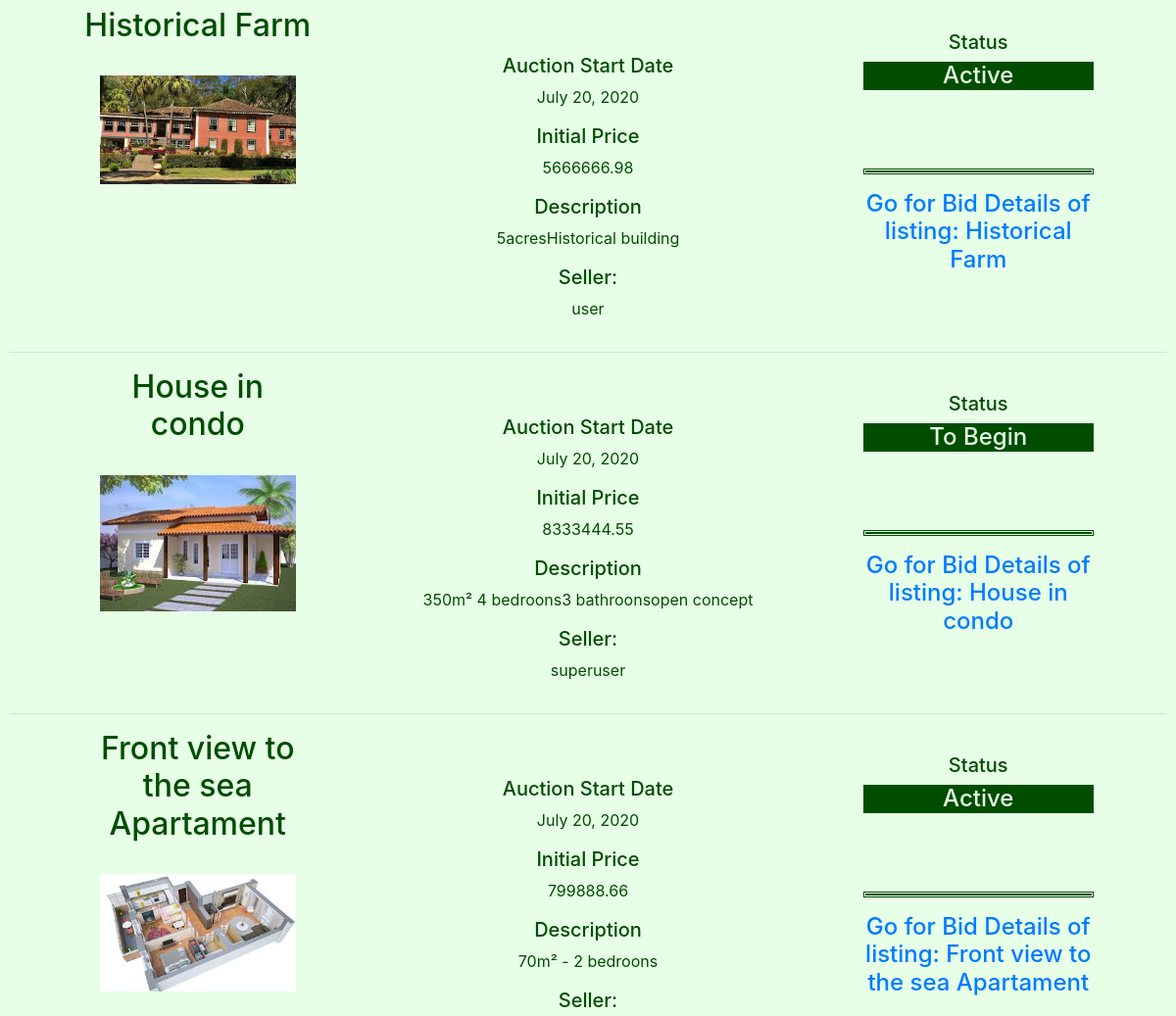
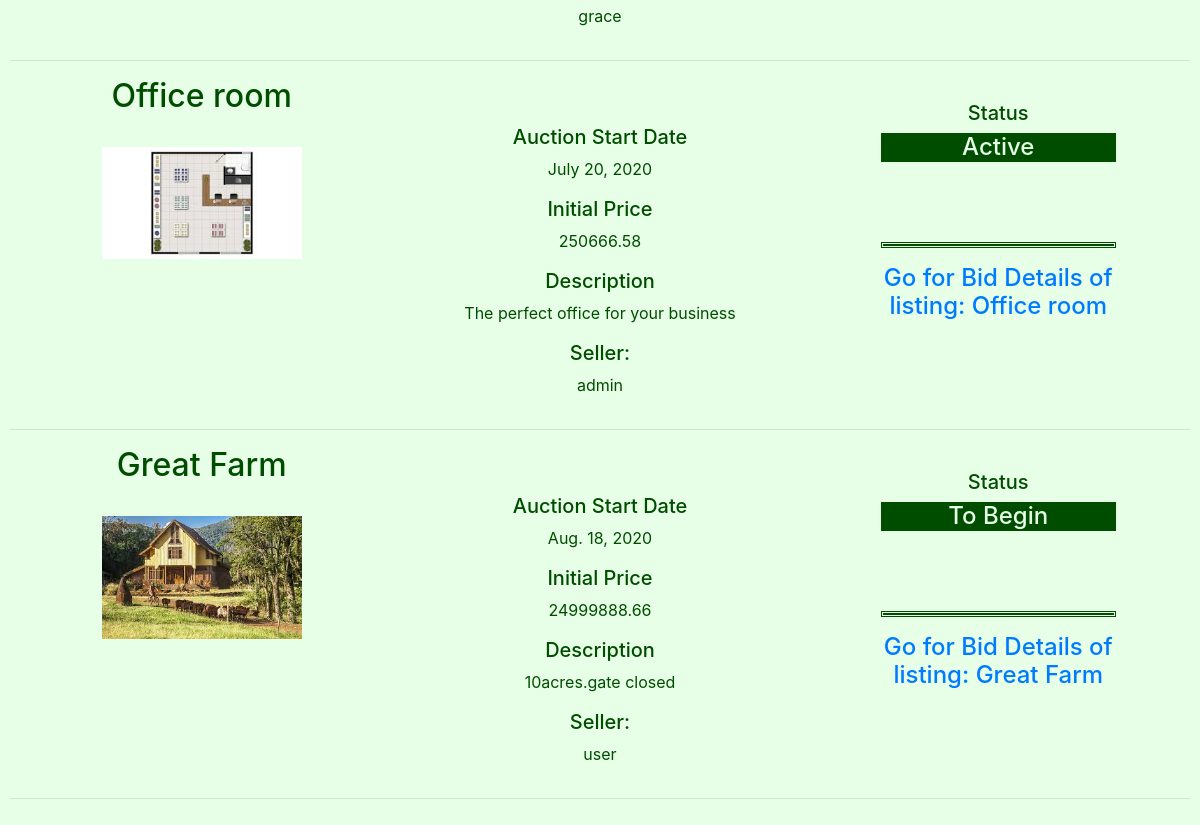
Before: /Listingspage (lower part) with the older database file (2 pictures, top to bottom).
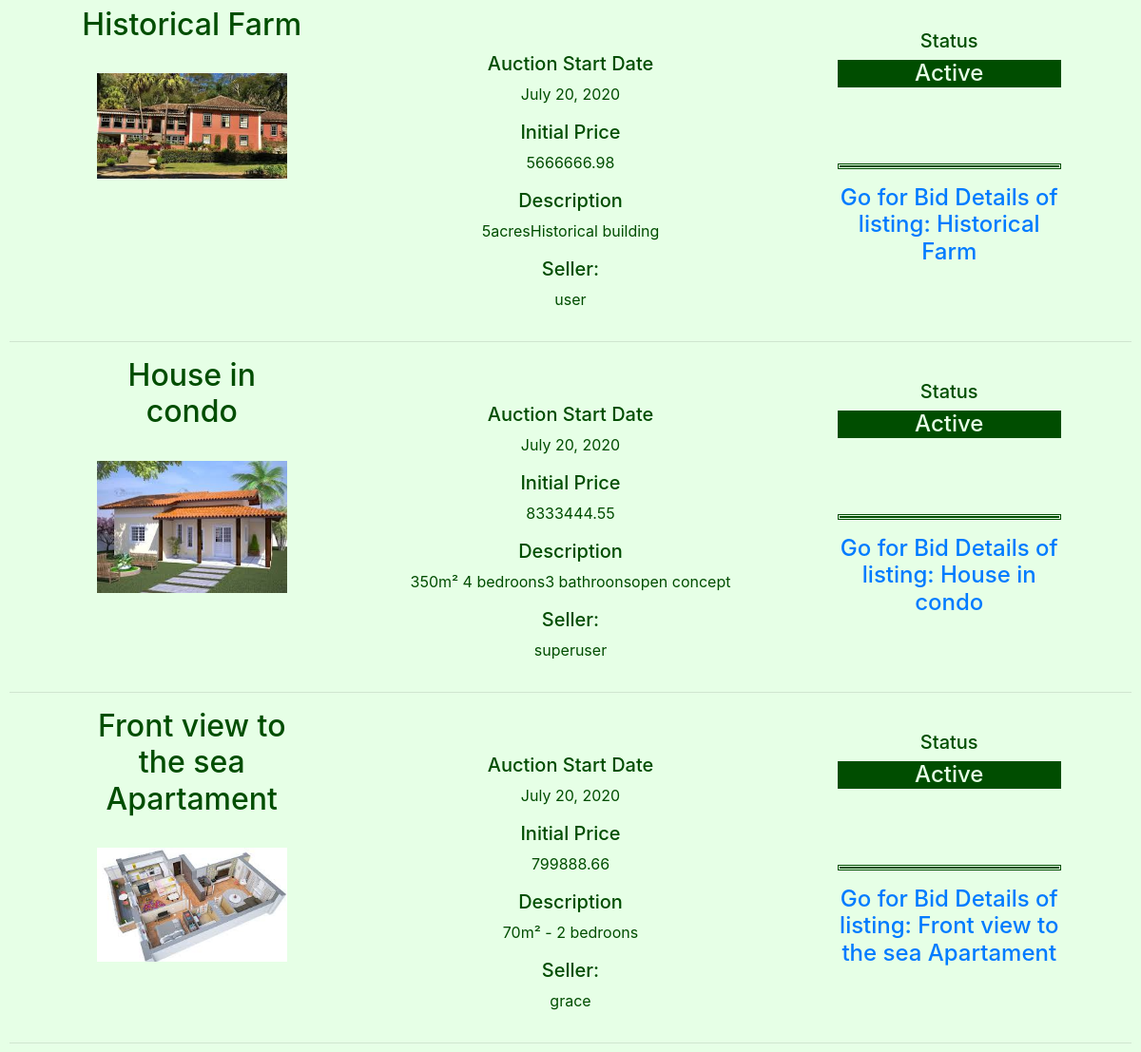
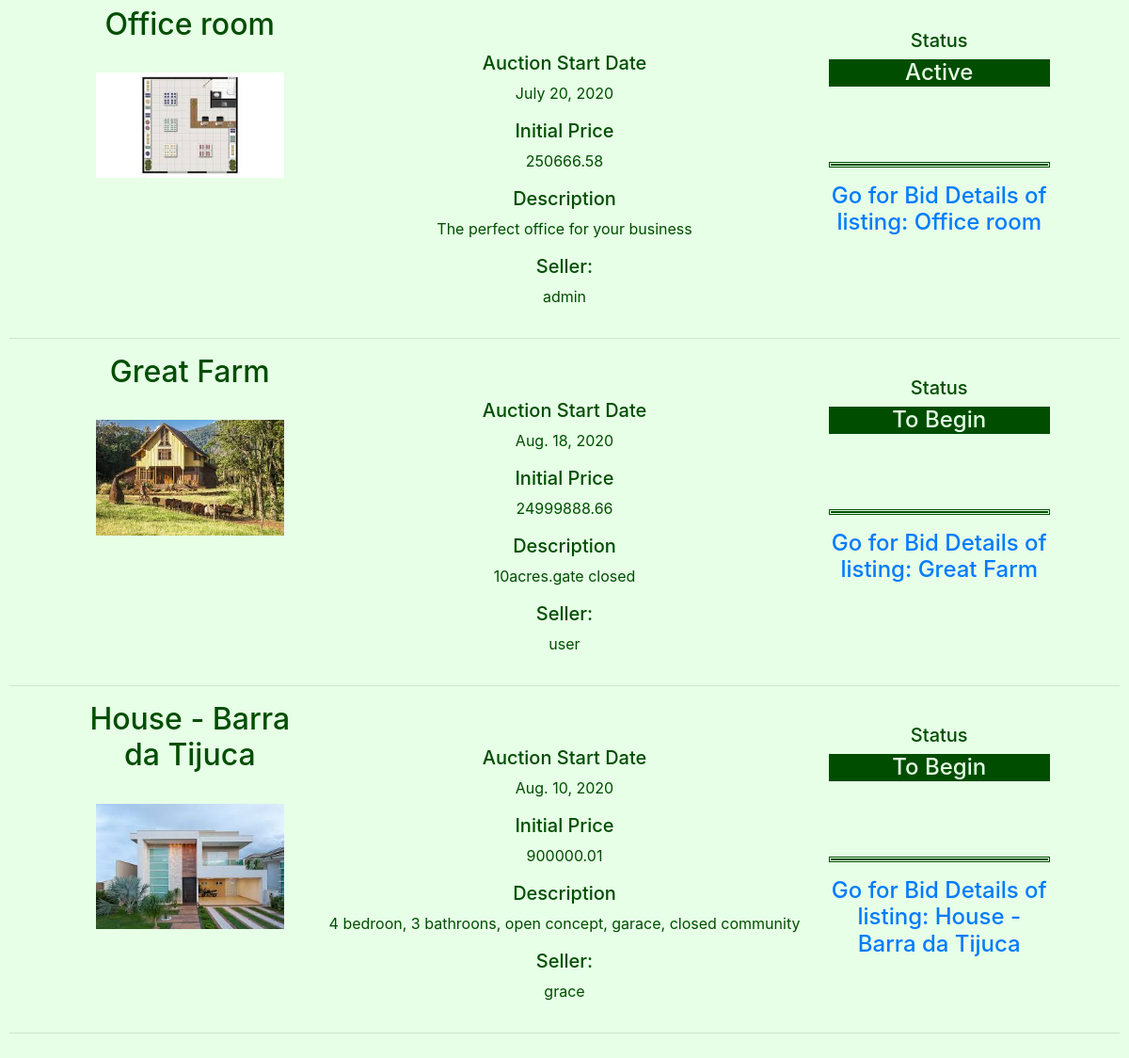
After: the same page with the newer database file (2 pictures, top to bottom).
### auctions/models.py (models this page shows, shortened)
class Listings(models.Model):
    STATUS = (
        ('Active', 'Active - Receiving Bids'),
        ('To Begin', 'To Begin - De Auction didn´t start yet'),
        ('Closed', 'Closed - The seller gave up the auction'),
        ('Sold', 'Sold'),
    )
    Ltitle = models.CharField(help_text="Choose a title for your listing",max_length=50)
    Ccode=models.IntegerField(help_text="Categories Ex: 1-Apartament,2-Commercial,3-Farm, 4-House ") #foreign key from PropTypes
    Ldescription = models.CharField(max_length=250)
    Lprice = models.FloatField(help_text="starting bid Just USD") #initial price
    Ldatestart = models.DateField(help_text="Please use the following format: <em>YYYY-MM-DD</em>. for the auction start")
    Lduration = models.IntegerField(help_text="Duration expressed in days" )
    Luser = models.CharField(max_length=25)
    Limage= models.ImageField(upload_to="media", blank=True) #Name of the picture saved on static folder
    Lstatus = models.CharField(max_length=8, choices=STATUS )

### auctions/views.py (the view)
# urls.py: path('Listingspage', views.Listingspage_view, name='Listingspage'),
def Listingspage_view(request):
    d = datetime.now()
    context={
       "d": d,
       "Listings": Listings.objects.all(),
    }
    return render(request,"auctions/Listingspage.html", context)

### auctions/templates/auctions/Listingspage.html (shortened to what this page needs)
{% extends "auctions/layout.html" %}
{% block body %}
<div class="form-group">
  <form >
      {% if Listings|length > 0 %}
          {% for L in Listings %}
              <div class="container" style="border:#004d00; width:90%">
                  <div class="row"  width="1700px"  style="text-align: center;">
                      <div class="col-lg-3">
                            <h2>{{  L.Ltitle }}</h2>
                            <br>
                            <img src=" {{L.Limage.url}} "  width="200">
                            <br>
                      </div>
                      <div class="col-lg-6" >
                          <br><br>
                          <h5>Auction Start Date  </h5>
                          <p>{{  L.Ldatestart }}</p>
                          <h5>Initial Price </h5>
                          <p> {{  L.Lprice |floatformat:2 }}</p>
                          <h5>Description</h5>
                          <p>{{  L.Ldescription }}</p>
                          <h5>Seller:</h5>
                          <p>{{  L.Luser }}</p>
                      </div>
                      <div class="col-lg-3" >
                      <br>
                      <h5>Status</h5>
                      <h4 style="background-color:#004d00; color:#e6ffe6 ; align:center;">
                      {{  L.Lstatus}} </h4>
                      <br>
                      <br>
                      <br>
                          <p style="color:  #004d00; border:double;" >
                          <a href="{% url 'auctions:BidsDetail' Btitle=L.Ltitle%}" >
                          <h4>Go for Bid Details of listing:  {{  L.Ltitle }}</h4></a>
                          </p>
                      </div>
                  </div>
              </div>
              <hr>
          {% endfor %}
      {% else %}
            <div class="form-group">
                <output>No matches found</output>
            </div>
      {% endif %}
  </form>
</div>
{% endblock %}

### auctions/templates/auctions/layout.html (shortened to what this page needs)
{% load static %}
<!DOCTYPE html>
<html lang="en">
    <head>
        <link rel="stylesheet" href="https://stackpath.bootstrapcdn.com/bootstrap/4.4.1/css/bootstrap.min.css">
        <link rel="stylesheet" href="https://cdnjs.cloudflare.com/ajax/libs/font-awesome/4.7.0/css/font-awesome.min.css">
        <link href="{% static 'auctions/styles.css' %}" rel="stylesheet">
    </head>
    <body>
      {% block body %}
      {% endblock %}
    </body>
</html>

### auctions/static/auctions/styles.css (style rules this page uses)
body { padding: 10px; }

### auctions/templates/auctions/layout.html (style rules this page uses)
body { background-color:#e6ffe6 ; color: #004d00; }

Changed rows visible on the page:
changed Listings "House in condo": Lstatus "To Begin" → "Active"
added Listings: Ltitle "House - Barra da Tijuca", Limage (picture), Ldatestart "Aug. 10, 2020", Lprice "900000.01", Ldescription "4 bedroon, 3 bathroons, open concept, garace, closed community", Luser "grace", Lstatus "To Begin"
